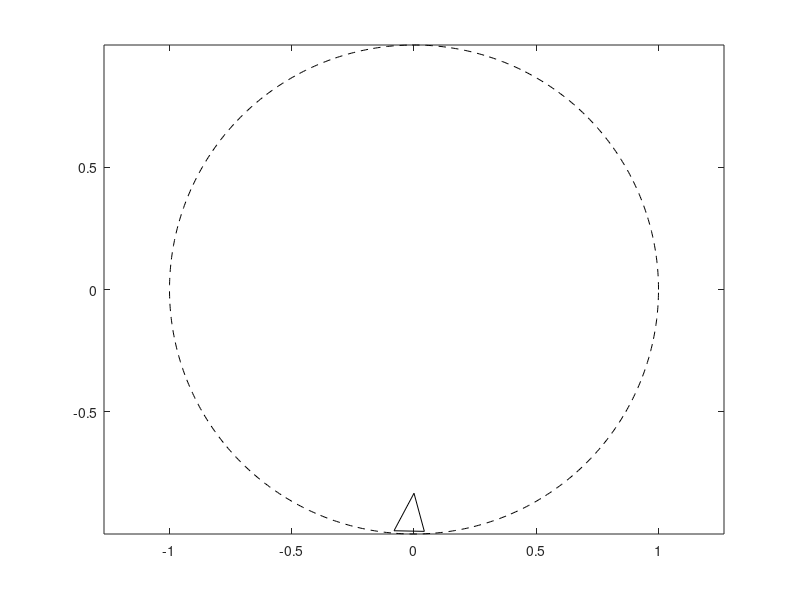

This figure's MATLAB source: (Note: this script raises an error after producing the figure.)
close all
clear all;
NgaussPhi = 5;
NgaussR = 2;
Ntot = 2*NgaussPhi*NgaussR;
disp(Ntot);
% m = mshDisk(100,1);
% 
% figure; 
% plot(m);
% hold on;
% for i = 1:length(m)
%     T = m.vtx(m.elt(i,:),:);
%     zA = T(1,1) + 1i*T(1,2);
%     zB = T(2,1) + 1i*T(2,2);
%     zC = T(3,1) + 1i*T(3,2);
%     [z,w] = magicQuad(zA,zB,zC,NgaussPhi,NgaussR);
%     plot(z,'g*');
% end
% 

zA = 0.0426 + 1i*(-0.9966);
zB = 0 - 1i*0.8333;
zC = -0.0826 + 1i*(-0.9966);

A = [real(zA);imag(zA)];
A = A/(norm(A)+0.01);
B = [real(zB);imag(zB)];
C = [real(zC);imag(zC)];
C = C/(norm(C)+0.01);

zA = A(1) + 1i*A(2);
zB = B(1) + 1i*B(2);
zC = C(1) + 1i*C(2);

plot([zA zB zC zA],'k');
axis equal
hold on
plot(cos(0:0.01:2*pi),sin(0:0.01:2*pi),'k--')
[z,w] = magicQuad(zA,zB,zC,NgaussPhi,NgaussR);
plot(z,'g*');
I = sum(sum(w));

f = @(x,y)(1./sqrt(1 - x.^2 - y.^2));
Icheck = intTri(A,B,C,f);
disp(I - Icheck)
% 
% elt = [1 2 3];
% vtx = [[A; 0]';[B; 0]';[C; 0]'];
% m = msh(vtx,elt);
% Gamma = dom(m,3);
% I= integral(Gamma,@(X)(cos(X(:,1)).*cos(X(:,2))));
% Icheck = intTri(A,B,C,@(x,y)(cos(x).*cos(y)));


